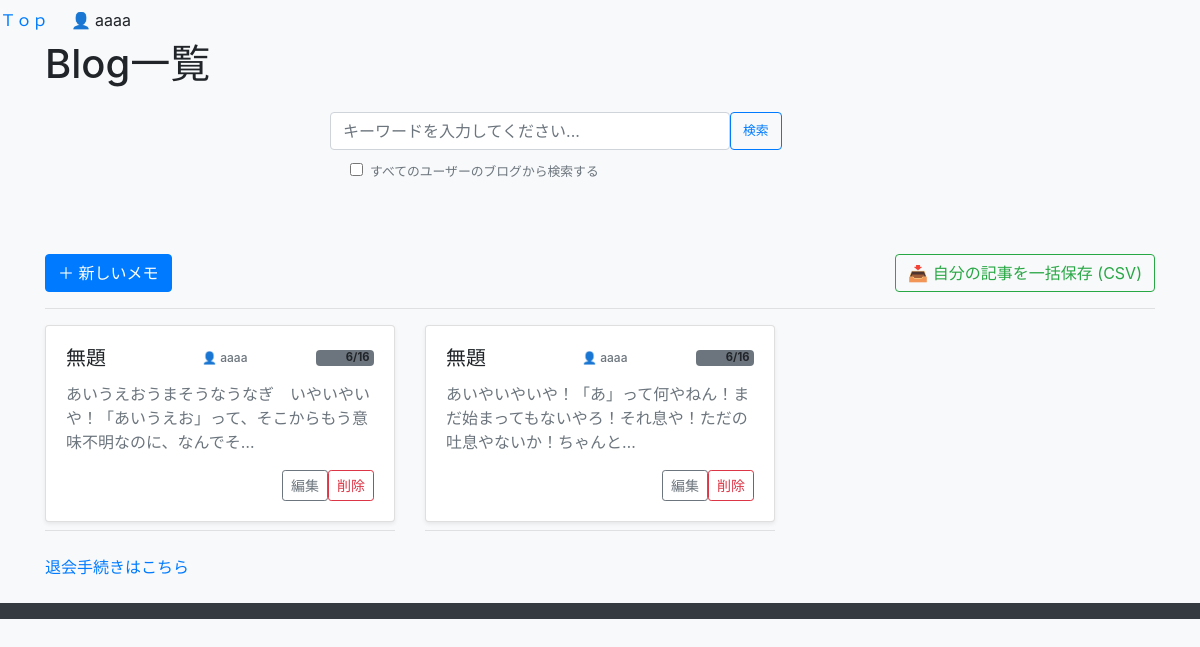
/list?q=&all_blogs= (signed in), run on an earlier commit of the app's database.
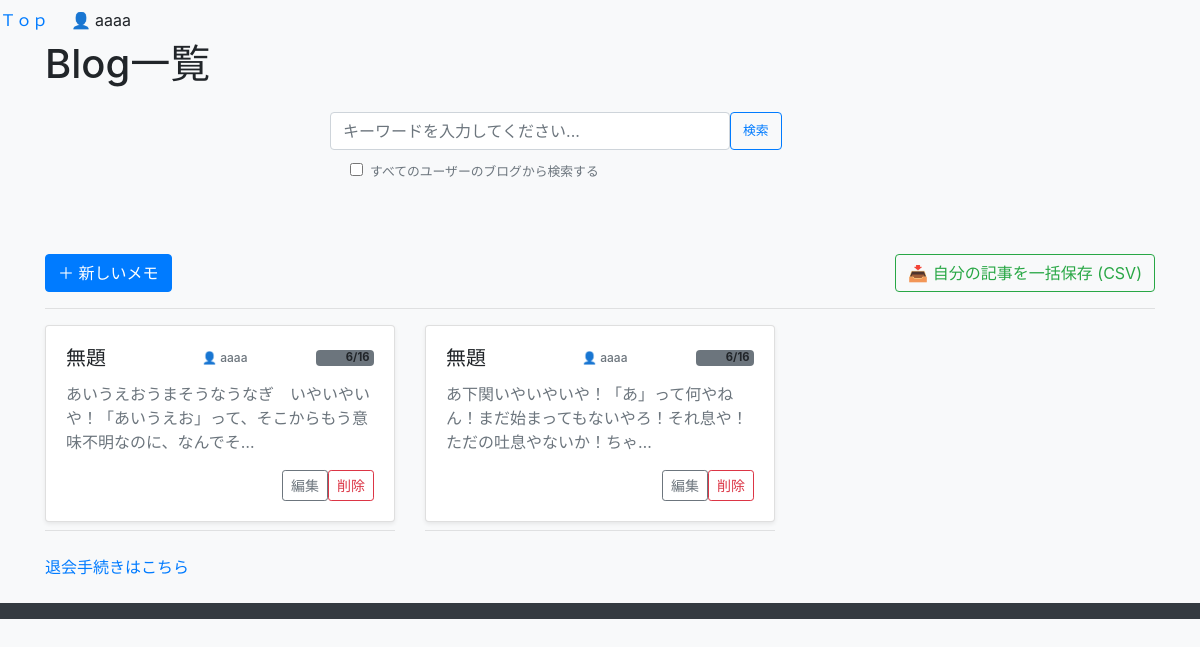
And on a later commit of the database.
### Suggestion/models.py (models this page shows, shortened)
class Memo(models.Model):
    author = models.ForeignKey(User, on_delete=models.CASCADE, related_name='memos')
    title = models.CharField(max_length=200)  # タイトル（最大200文字）
    content = models.TextField()               # メモ本文
    created_at = models.DateTimeField(auto_now_add=True)  # 作成日時（自動設定）
    updated_at = models.DateTimeField(auto_now=True)      # 更新日時（自動設定）
    likes = models.ManyToManyField(User, related_name='liked_posts', blank=True)
    total_likes_count = models.IntegerField(default=0)
    views_count = models.IntegerField(default=0) # 閲覧数
    class Meta:#自動生成のルール（アプリ名が blog なら blog_memo等）を無視して、データベース上でのテーブル名を強制的に Memo という名前に固定
        db_table='Memo'

### Suggestion/views.py (the view, shortened to what this page needs)
# urls.py: path('',PostListView.as_view(),name='post_list'),                #これはひつよう←←←←←←←←どうして path('', views.memo_list, name='post_list'), が一番か？
def memo_list(request):
    search_all = request.GET.get("all_blogs") == "1"
    if request.user.is_authenticated and not search_all:
        memos = Memo.objects.filter(author=request.user)
    else:
        memos = Memo.objects.all()
    query = (request.GET.get("q") or "").strip()
    keywords = query.replace("　", " ").split()
    matched_memos = []
    for memo in memos:
        title_norm = normalize_text(memo.title)
        content_norm = normalize_text(memo.content)
        author_name = memo.author.username if memo.author else ""
        author_norm = normalize_text(author_name)
        is_match = True
        if is_match:
            matched_memos.append(memo)
    memos = matched_memos
    memos = sorted(memos, key=lambda x: x.created_at, reverse=True)
    context = {
        "memos": memos,
        "query": query,         # 検索窓の文字を維持するため
        "search_all": search_all, # チェックボックスの状態を維持するため
    }
    return render(request, "edit/memo_list.html", context)

### Suggestion/views.py (called while the page is built)
def normalize_text(text):
    if not text:
        return ""
    text_half = unicodedata.normalize("NFKC", str(text))
    text_kana = jaconv.hira2kata(text_half)
    return text_kana.lower()

### Suggestion/templates/edit/memo_list.html (shortened to what this page needs)
{% extends 'edit/base.html' %}
{% block content %}
<div class="d-flex justify-content-between align-items-center mb-3">
    <h1>Blog一覧</h1>
</div>
<div class="row mb-4">
    <div class="col-md-6 offset-md-3">
        <form method="GET" action="{% url 'memo_list' %}" id="searchForm">
            <div class="d-flex gap-2 mb-2">
            <input type="search" name="q" value="{{ request.GET.q }}" class="form-control py-3" style="font-size: 1.0rem;width:25rem;"placeholder="キーワードを入力してください..." aria-label="検索">
            <button class="btn btn-outline-primary text-nowrap"style="font-size: 0.80rem" type="submit">検索</button>
            </div>
    {% if user.is_authenticated %}
    <div class="form-check text-start ms-1">
    <div class="form-check text-start ms-1">
        <input class="form-check-input" type="checkbox" name="all_blogs" value="1" id="allBlogsCheck" {% if request.GET.all_blogs %}checked{% endif %}>
        <label class="form-check-label text-secondary small" for="allBlogsCheck">
            すべてのユーザーのブログから検索する
        </label>
    </div>
        <BR>
    </div>
    {% endif %}
        </form>
    </div>
</div>
<br>
<div class="d-flex justify-content-between align-items-center mb-3">
    {% if user.is_authenticated %}
    <a href="{% url 'memo_create' %}" class="btn btn-primary">＋ 新しいメモ</a>
    <a href="{% url 'memo_export' %}" class="btn btn-outline-success d-inline-flex align-items-center">
        📥 自分の記事を一括保存 (CSV)
    </a>
    {% endif %}
</div>
<hr>
<div class="row">
    {% for memo in memos %}
    <div class="col-md-4 mb-3">
        <div class="card shadow-sm">
            <div class="card-body">
                <h5 class="card-title d-flex justify-content-between align-items-center">
                    {{ memo.title }}
                    <span class="text-secondary me-2" style="font-size: 0.75rem;">
                      　　  👤 {{ memo.author.username }}
                    </span>
                    <span class="badge bg-secondary" style="font-size: 0.7rem;">
                      　　  {{ memo.created_at|date:"n/j" }}
                    </span>
                </h5>
                <p class="card-text text-secondary">{{ memo.content|striptags|truncatechars:50 }}</p>
                <div class="d-flex justify-content-end">
                    {% if user.is_authenticated and request.user == memo.author %}
                        <a href="{% url 'memo_edit' pk=memo.pk %}?q={{ query }}&all_blogs={% if search_all %}1{% endif %}" class="btn btn-sm btn-outline-secondary me-2">編集</a>
                        <a href="{% url 'memo_delete' pk=memo.pk %}" class="btn btn-sm btn-outline-danger">削除</a>
                    {% endif %}
                </div>
            </div>
        </div>
        <hr class="my-2 text-muted">
    </div>
    {% endfor %}
</div>
{% if user.is_authenticated and request.resolver_match.url_name != 'account_delete' %}
    <a href="{% url 'account_delete' %}" class="text-red-500 hover:underline">
        退会手続きはこちら
    </a>
{% endif %}
{% endblock %}

What changed in the data, as far as the page shows it:
changed Memo: content "あいやいやいや！「あ」って何やねん！まだ始まってもないやろ！それ息や！ただの吐息やないか！ちゃんと…" → "あ下関いやいやいや！「あ」って何やねん！まだ始まってもないやろ！それ息や！ただの吐息やないか！ちゃ…"
